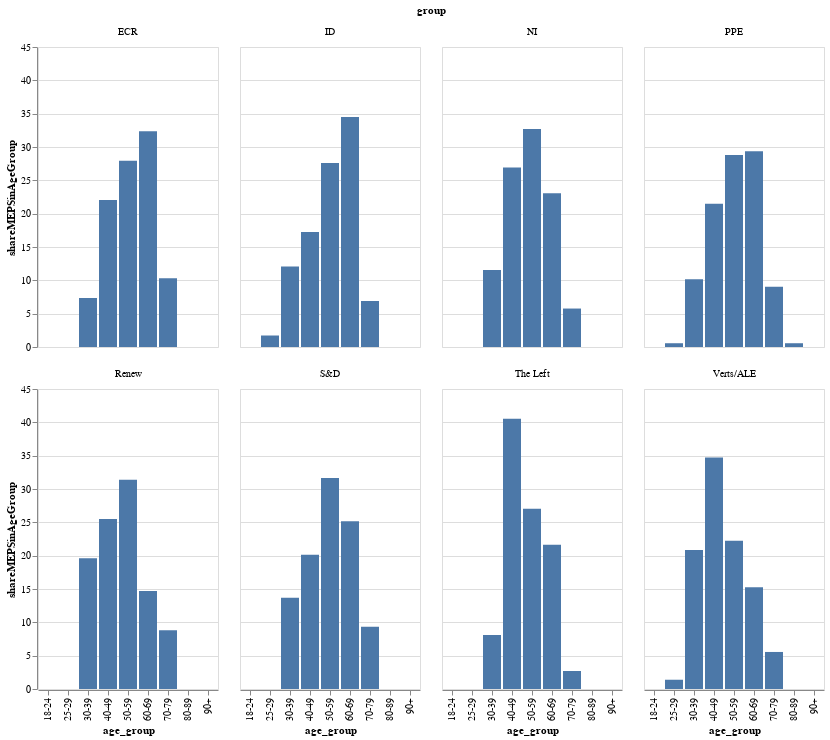

Notebook code for this chart:
### Code cell
alt.Chart(mep_agegroup_by_party_merged).mark_bar().encode(
    y='shareMEPSinAgeGroup:Q',
    x='age_group:N',
    facet = alt.Facet(field='group', type='nominal', columns=4),
)

### Figure 1 — Vega-Lite specification as saved in the notebook (floating-point values rounded to 4 significant figures)
{"config": {"view": {"continuousWidth": 400, "continuousHeight": 300}}, "data": {"name": "data-ec24851b883ab62dc1f2b14152552861"}, "mark": "bar", "encoding": {"facet": {"type": "nominal", "columns": 4, "field": "group"}, "x": {"type": "nominal", "field": "age_group"}, "y": {"type": "quantitative", "field": "shareMEPSinAgeGroup"}}, "$schema": "https://vega.github.io/schema/vega-lite/v4.8.1.json", "datasets": {"data-ec24851b883ab62dc1f2b14152552861": [{"group": "ECR", "age_group": "18-24", "number_MEPs_by_agegroup": 0, "number_MEPs_by_party": 68, "shareMEPSinAgeGroup": 0.0}, {"group": "ECR", "age_group": "25-29", "number_MEPs_by_agegroup": 0, "number_MEPs_by_party": 68, "shareMEPSinAgeGroup": 0.0}, {"group": "ECR", "age_group": "30-39", "number_MEPs_by_agegroup": 5, "number_MEPs_by_party": 68, "shareMEPSinAgeGroup": 7.353}, {"group": "ECR", "age_group": "40-49", "number_MEPs_by_agegroup": 15, "number_MEPs_by_party": 68, "shareMEPSinAgeGroup": 22.06}, {"group": "ECR", "age_group": "50-59", "number_MEPs_by_agegroup": 19, "number_MEPs_by_party": 68, "shareMEPSinAgeGroup": 27.94}, {"group": "ECR", "age_group": "60-69", "number_MEPs_by_agegroup": 22, "number_MEPs_by_party": 68, "shareMEPSinAgeGroup": 32.35}, {"group": "ECR", "age_group": "70-79", "number_MEPs_by_agegroup": 7, "number_MEPs_by_party": 68, "shareMEPSinAgeGroup": 10.29}, {"group": "ECR", "age_group": "80-89", "number_MEPs_by_agegroup": 0, "number_MEPs_by_party": 68, "shareMEPSinAgeGroup": 0.0}, {"group": "ECR", "age_group": "90+", "number_MEPs_by_agegroup": 0, "number_MEPs_by_party": 68, "shareMEPSinAgeGroup": 0.0}, {"group": "ID", "age_group": "18-24", "number_MEPs_by_agegroup": 0, "number_MEPs_by_party": 58, "shareMEPSinAgeGroup": 0.0}, {"group": "ID", "age_group": "25-29", "number_MEPs_by_agegroup": 1, "number_MEPs_by_party": 58, "shareMEPSinAgeGroup": 1.724}, {"group": "ID", "age_group": "30-39", "number_MEPs_by_agegroup": 7, "number_MEPs_by_party": 58, "shareMEPSinAgeGroup": 12.07}, {"group": "ID", "age_group": "40-49", "number_MEPs_by_agegroup": 10, "number_MEPs_by_party": 58, "shareMEPSinAgeGroup": 17.24}, {"group": "ID", "age_group": "50-59", "number_MEPs_by_agegroup": 16, "number_MEPs_by_party": 58, "shareMEPSinAgeGroup": 27.59}, {"group": "ID", "age_group": "60-69", "number_MEPs_by_agegroup": 20, "number_MEPs_by_party": 58, "shareMEPSinAgeGroup": 34.48}, {"group": "ID", "age_group": "70-79", "number_MEPs_by_agegroup": 4, "number_MEPs_by_party": 58, "shareMEPSinAgeGroup": 6.897}, {"group": "ID", "age_group": "80-89", "number_MEPs_by_agegroup": 0, "number_MEPs_by_party": 58, "shareMEPSinAgeGroup": 0.0}, {"group": "ID", "age_group": "90+", "number_MEPs_by_agegroup": 0, "number_MEPs_by_party": 58, "shareMEPSinAgeGroup": 0.0}, {"group": "NI", "age_group": "18-24", "number_MEPs_by_agegroup": 0, "number_MEPs_by_party": 52, "shareMEPSinAgeGroup": 0.0}, {"group": "NI", "age_group": "25-29", "number_MEPs_by_agegroup": 0, "number_MEPs_by_party": 52, "shareMEPSinAgeGroup": 0.0}, {"group": "NI", "age_group": "30-39", "number_MEPs_by_agegroup": 6, "number_MEPs_by_party": 52, "shareMEPSinAgeGroup": 11.54}, {"group": "NI", "age_group": "40-49", "number_MEPs_by_agegroup": 14, "number_MEPs_by_party": 52, "shareMEPSinAgeGroup": 26.92}, {"group": "NI", "age_group": "50-59", "number_MEPs_by_agegroup": 17, "number_MEPs_by_party": 52, "shareMEPSinAgeGroup": 32.69}, {"group": "NI", "age_group": "60-69", "number_MEPs_by_agegroup": 12, "number_MEPs_by_party": 52, "shareMEPSinAgeGroup": 23.08}, {"group": "NI", "age_group": "70-79", "number_MEPs_by_agegroup": 3, "number_MEPs_by_party": 52, "shareMEPSinAgeGroup": 5.769}, {"group": "NI", "age_group": "80-89", "number_MEPs_by_agegroup": 0, "number_MEPs_by_party": 52, "shareMEPSinAgeGroup": 0.0}, {"group": "NI", "age_group": "90+", "number_MEPs_by_agegroup": 0, "number_MEPs_by_party": 52, "shareMEPSinAgeGroup": 0.0}, {"group": "PPE", "age_group": "18-24", "number_MEPs_by_agegroup": 0, "number_MEPs_by_party": 177, "shareMEPSinAgeGroup": 0.0}, {"group": "PPE", "age_group": "25-29", "number_MEPs_by_agegroup": 1, "number_MEPs_by_party": 177, "shareMEPSinAgeGroup": 0.565}, {"group": "PPE", "age_group": "30-39", "number_MEPs_by_agegroup": 18, "number_MEPs_by_party": 177, "shareMEPSinAgeGroup": 10.17}, {"group": "PPE", "age_group": "40-49", "number_MEPs_by_agegroup": 38, "number_MEPs_by_party": 177, "shareMEPSinAgeGroup": 21.47}, {"group": "PPE", "age_group": "50-59", "number_MEPs_by_agegroup": 51, "number_MEPs_by_party": 177, "shareMEPSinAgeGroup": 28.81}, {"group": "PPE", "age_group": "60-69", "number_MEPs_by_agegroup": 52, "number_MEPs_by_party": 177, "shareMEPSinAgeGroup": 29.38}, {"group": "PPE", "age_group": "70-79", "number_MEPs_by_agegroup": 16, "number_MEPs_by_party": 177, "shareMEPSinAgeGroup": 9.04}, {"group": "PPE", "age_group": "80-89", "number_MEPs_by_agegroup": 1, "number_MEPs_by_party": 177, "shareMEPSinAgeGroup": 0.565}, {"group": "PPE", "age_group": "90+", "number_MEPs_by_agegroup": 0, "number_MEPs_by_party": 177, "shareMEPSinAgeGroup": 0.0}, {"group": "Renew", "age_group": "18-24", "number_MEPs_by_agegroup": 0, "number_MEPs_by_party": 102, "shareMEPSinAgeGroup": 0.0}, {"group": "Renew", "age_group": "25-29", "number_MEPs_by_agegroup": 0, "number_MEPs_by_party": 102, "shareMEPSinAgeGroup": 0.0}, {"group": "Renew", "age_group": "30-39", "number_MEPs_by_agegroup": 20, "number_MEPs_by_party": 102, "shareMEPSinAgeGroup": 19.61}, {"group": "Renew", "age_group": "40-49", "number_MEPs_by_agegroup": 26, "number_MEPs_by_party": 102, "shareMEPSinAgeGroup": 25.49}, {"group": "Renew", "age_group": "50-59", "number_MEPs_by_agegroup": 32, "number_MEPs_by_party": 102, "shareMEPSinAgeGroup": 31.37}, {"group": "Renew", "age_group": "60-69", "number_MEPs_by_agegroup": 15, "number_MEPs_by_party": 102, "shareMEPSinAgeGroup": 14.71}, {"group": "Renew", "age_group": "70-79", "number_MEPs_by_agegroup": 9, "number_MEPs_by_party": 102, "shareMEPSinAgeGroup": 8.824}, {"group": "Renew", "age_group": "80-89", "number_MEPs_by_agegroup": 0, "number_MEPs_by_party": 102, "shareMEPSinAgeGroup": 0.0}, {"group": "Renew", "age_group": "90+", "number_MEPs_by_agegroup": 0, "number_MEPs_by_party": 102, "shareMEPSinAgeGroup": 0.0}, {"group": "S&D", "age_group": "18-24", "number_MEPs_by_agegroup": 0, "number_MEPs_by_party": 139, "shareMEPSinAgeGroup": 0.0}, {"group": "S&D", "age_group": "25-29", "number_MEPs_by_agegroup": 0, "number_MEPs_by_party": 139, "shareMEPSinAgeGroup": 0.0}, {"group": "S&D", "age_group": "30-39", "number_MEPs_by_agegroup": 19, "number_MEPs_by_party": 139, "shareMEPSinAgeGroup": 13.67}, {"group": "S&D", "age_group": "40-49", "number_MEPs_by_agegroup": 28, "number_MEPs_by_party": 139, "shareMEPSinAgeGroup": 20.14}, {"group": "S&D", "age_group": "50-59", "number_MEPs_by_agegroup": 44, "number_MEPs_by_party": 139, "shareMEPSinAgeGroup": 31.65}, {"group": "S&D", "age_group": "60-69", "number_MEPs_by_agegroup": 35, "number_MEPs_by_party": 139, "shareMEPSinAgeGroup": 25.18}, {"group": "S&D", "age_group": "70-79", "number_MEPs_by_agegroup": 13, "number_MEPs_by_party": 139, "shareMEPSinAgeGroup": 9.353}, {"group": "S&D", "age_group": "80-89", "number_MEPs_by_agegroup": 0, "number_MEPs_by_party": 139, "shareMEPSinAgeGroup": 0.0}, {"group": "S&D", "age_group": "90+", "number_MEPs_by_agegroup": 0, "number_MEPs_by_party": 139, "shareMEPSinAgeGroup": 0.0}, {"group": "The Left", "age_group": "18-24", "number_MEPs_by_agegroup": 0, "number_MEPs_by_party": 37, "shareMEPSinAgeGroup": 0.0}, {"group": "The Left", "age_group": "25-29", "number_MEPs_by_agegroup": 0, "number_MEPs_by_party": 37, "shareMEPSinAgeGroup": 0.0}, {"group": "The Left", "age_group": "30-39", "number_MEPs_by_agegroup": 3, "number_MEPs_by_party": 37, "shareMEPSinAgeGroup": 8.108}, {"group": "The Left", "age_group": "40-49", "number_MEPs_by_agegroup": 15, "number_MEPs_by_party": 37, "shareMEPSinAgeGroup": 40.54}, {"group": "The Left", "age_group": "50-59", "number_MEPs_by_agegroup": 10, "number_MEPs_by_party": 37, "shareMEPSinAgeGroup": 27.03}, {"group": "The Left", "age_group": "60-69", "number_MEPs_by_agegroup": 8, "number_MEPs_by_party": 37, "shareMEPSinAgeGroup": 21.62}, {"group": "The Left", "age_group": "70-79", "number_MEPs_by_agegroup": 1, "number_MEPs_by_party": 37, "shareMEPSinAgeGroup": 2.703}, {"group": "The Left", "age_group": "80-89", "number_MEPs_by_agegroup": 0, "number_MEPs_by_party": 37, "shareMEPSinAgeGroup": 0.0}, {"group": "The Left", "age_group": "90+", "number_MEPs_by_agegroup": 0, "number_MEPs_by_party": 37, "shareMEPSinAgeGroup": 0.0}, {"group": "Verts/ALE", "age_group": "18-24", "number_MEPs_by_agegroup": 0, "number_MEPs_by_party": 72, "shareMEPSinAgeGroup": 0.0}, {"group": "Verts/ALE", "age_group": "25-29", "number_MEPs_by_agegroup": 1, "number_MEPs_by_party": 72, "shareMEPSinAgeGroup": 1.389}, {"group": "Verts/ALE", "age_group": "30-39", "number_MEPs_by_agegroup": 15, "number_MEPs_by_party": 72, "shareMEPSinAgeGroup": 20.83}, {"group": "Verts/ALE", "age_group": "40-49", "number_MEPs_by_agegroup": 25, "number_MEPs_by_party": 72, "shareMEPSinAgeGroup": 34.72}, {"group": "Verts/ALE", "age_group": "50-59", "number_MEPs_by_agegroup": 16, "number_MEPs_by_party": 72, "shareMEPSinAgeGroup": 22.22}, {"group": "Verts/ALE", "age_group": "60-69", "number_MEPs_by_agegroup": 11, "number_MEPs_by_party": 72, "shareMEPSinAgeGroup": 15.28}, {"group": "Verts/ALE", "age_group": "70-79", "number_MEPs_by_agegroup": 4, "number_MEPs_by_party": 72, "shareMEPSinAgeGroup": 5.556}, {"group": "Verts/ALE", "age_group": "80-89", "number_MEPs_by_agegroup": 0, "number_MEPs_by_party": 72, "shareMEPSinAgeGroup": 0.0}, {"group": "Verts/ALE", "age_group": "90+", "number_MEPs_by_agegroup": 0, "number_MEPs_by_party": 72, "shareMEPSinAgeGroup": 0.0}]}}
